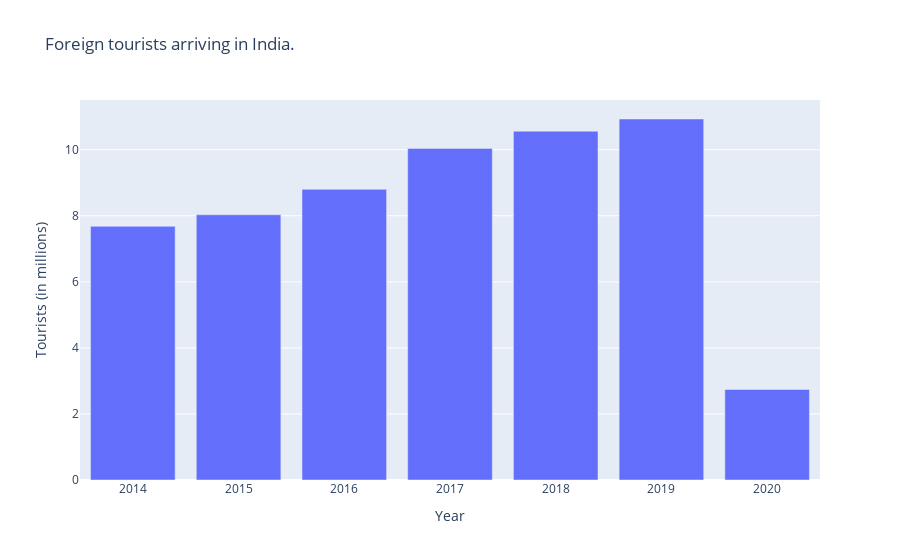

The code cell stored with this chart in its notebook:
### Markdown cell above
**How many tourists visited India each year from 2014 till 2020?**

### Code cell
#noftaii = number of tourists arriving in India
#Plotting the graph with Plotly
px.bar(general, x="year", y="noftaii", 
       labels={"year":"Year", "noftaii": "Tourists (in millions)"},
       title="Foreign tourists arriving in India.")

### Figure 1 — Plotly figure (JSON) as saved in the notebook; plotly's stock layout.template omitted (floating-point values rounded to 4 significant figures)
{"data": [{"alignmentgroup": "True", "hovertemplate": "Year=%{x}<br>Tourists (in millions)=%{y}<extra></extra>", "legendgroup": "", "marker": {"color": "#636efa", "pattern": {"shape": ""}}, "name": "", "offsetgroup": "", "orientation": "v", "showlegend": false, "textposition": "auto", "type": "bar", "x": [2014, 2015, 2016, 2017, 2018, 2019, 2020], "xaxis": "x", "y": [7.68, 8.03, 8.8, 10.04, 10.56, 10.93, 2.74], "yaxis": "y"}], "layout": {"autosize": true, "barmode": "relative", "legend": {"tracegroupgap": 0}, "title": {"text": "Foreign tourists arriving in India."}, "xaxis": {"anchor": "y", "autorange": true, "domain": [0, 1], "range": [2014.0, 2020.0], "title": {"text": "Year"}, "type": "linear"}, "yaxis": {"anchor": "x", "autorange": true, "domain": [0, 1], "range": [0, 11.51], "title": {"text": "Tourists (in millions)"}, "type": "linear"}}}
